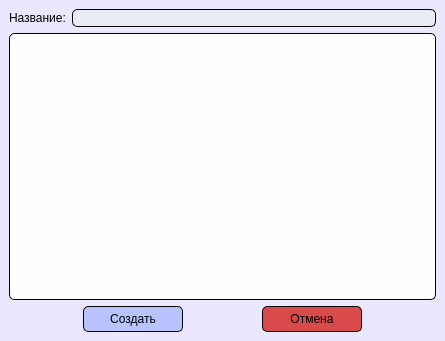
<?xml version="1.0" encoding="UTF-8"?>
<ui version="4.0">
 <class>CategoryWindow</class>
 <widget class="QMainWindow" name="CategoryWindow">
  <property name="geometry">
   <rect>
    <x>0</x>
    <y>0</y>
    <width>445</width>
    <height>341</height>
   </rect>
  </property>
  <property name="windowTitle">
   <string>MainWindow</string>
  </property>
  <property name="styleSheet">
   <string notr="true">background-color: rgb(235, 231, 255);</string>
  </property>
  <widget class="QWidget" name="centralwidget">
   <layout class="QVBoxLayout" name="verticalLayout_2">
    <item>
     <layout class="QVBoxLayout" name="verticalLayout">
      <item>
       <layout class="QHBoxLayout" name="horizontalLayout_6">
        <item>
         <widget class="QLabel" name="label_6">
          <property name="text">
           <string>Название:</string>
          </property>
         </widget>
        </item>
        <item>
         <widget class="QLineEdit" name="name_input">
          <property name="sizePolicy">
           <sizepolicy hsizetype="Expanding" vsizetype="Minimum">
            <horstretch>0</horstretch>
            <verstretch>0</verstretch>
           </sizepolicy>
          </property>
          <property name="minimumSize">
           <size>
            <width>0</width>
            <height>0</height>
           </size>
          </property>
          <property name="mouseTracking">
           <bool>true</bool>
          </property>
          <property name="tabletTracking">
           <bool>false</bool>
          </property>
          <property name="acceptDrops">
           <bool>true</bool>
          </property>
          <property name="autoFillBackground">
           <bool>false</bool>
          </property>
          <property name="styleSheet">
           <string notr="true">background-color: rgb(235, 235, 245);
border-radius: 5px;
border: 1px solid dlack</string>
          </property>
          <property name="inputMethodHints">
           <set>Qt::ImhNone</set>
          </property>
          <property name="inputMask">
           <string/>
          </property>
          <property name="text">
           <string/>
          </property>
          <property name="echoMode">
           <enum>QLineEdit::Normal</enum>
          </property>
          <property name="dragEnabled">
           <bool>false</bool>
          </property>
          <property name="readOnly">
           <bool>false</bool>
          </property>
          <property name="placeholderText">
           <string/>
          </property>
          <property name="clearButtonEnabled">
           <bool>false</bool>
          </property>
         </widget>
        </item>
       </layout>
      </item>
      <item>
       <widget class="QTableWidget" name="table_data">
        <property name="minimumSize">
         <size>
          <width>0</width>
          <height>0</height>
         </size>
        </property>
        <property name="styleSheet">
         <string notr="true">background-color: rgb(253, 253, 255);
border-radius: 5px;
border: 1px solid dlack
</string>
        </property>
        <attribute name="horizontalHeaderShowSortIndicator" stdset="0">
         <bool>true</bool>
        </attribute>
        <attribute name="horizontalHeaderStretchLastSection">
         <bool>true</bool>
        </attribute>
       </widget>
      </item>
      <item>
       <layout class="QHBoxLayout" name="horizontalLayout_7">
        <item>
         <spacer name="horizontalSpacer">
          <property name="orientation">
           <enum>Qt::Horizontal</enum>
          </property>
          <property name="sizeHint" stdset="0">
           <size>
            <width>40</width>
            <height>20</height>
           </size>
          </property>
         </spacer>
        </item>
        <item>
         <widget class="QPushButton" name="create_btn">
          <property name="minimumSize">
           <size>
            <width>100</width>
            <height>0</height>
           </size>
          </property>
          <property name="styleSheet">
           <string notr="true">QPushButton {
	background-color: rgb(185, 196, 255);
	padding: 5 10 5 10;
	border:1px solid black;
	border-radius: 5px;
}

QPushButton:hover {
	background-color: rgb(155, 155, 224);
}

QPushButton:pressed {
	background-color: rgb(140, 140, 207);
}</string>
          </property>
          <property name="text">
           <string>Создать</string>
          </property>
         </widget>
        </item>
        <item>
         <spacer name="horizontalSpacer_3">
          <property name="orientation">
           <enum>Qt::Horizontal</enum>
          </property>
          <property name="sizeHint" stdset="0">
           <size>
            <width>40</width>
            <height>20</height>
           </size>
          </property>
         </spacer>
        </item>
        <item>
         <widget class="QPushButton" name="clousing_btn">
          <property name="minimumSize">
           <size>
            <width>100</width>
            <height>0</height>
           </size>
          </property>
          <property name="styleSheet">
           <string notr="true">QPushButton {
	background-color: rgb(217, 74, 74);
	padding: 5 10 5 10;
	border:1px solid black;
	border-radius: 5px;
}

QPushButton:hover {
	background-color: rgb(222, 87, 87);
}

QPushButton:pressed {
	background-color: rgb(217, 139, 139);
}</string>
          </property>
          <property name="text">
           <string>Отмена</string>
          </property>
         </widget>
        </item>
        <item>
         <spacer name="horizontalSpacer_2">
          <property name="orientation">
           <enum>Qt::Horizontal</enum>
          </property>
          <property name="sizeHint" stdset="0">
           <size>
            <width>40</width>
            <height>20</height>
           </size>
          </property>
         </spacer>
        </item>
       </layout>
      </item>
     </layout>
    </item>
   </layout>
  </widget>
 </widget>
 <resources/>
 <connections/>
</ui>
